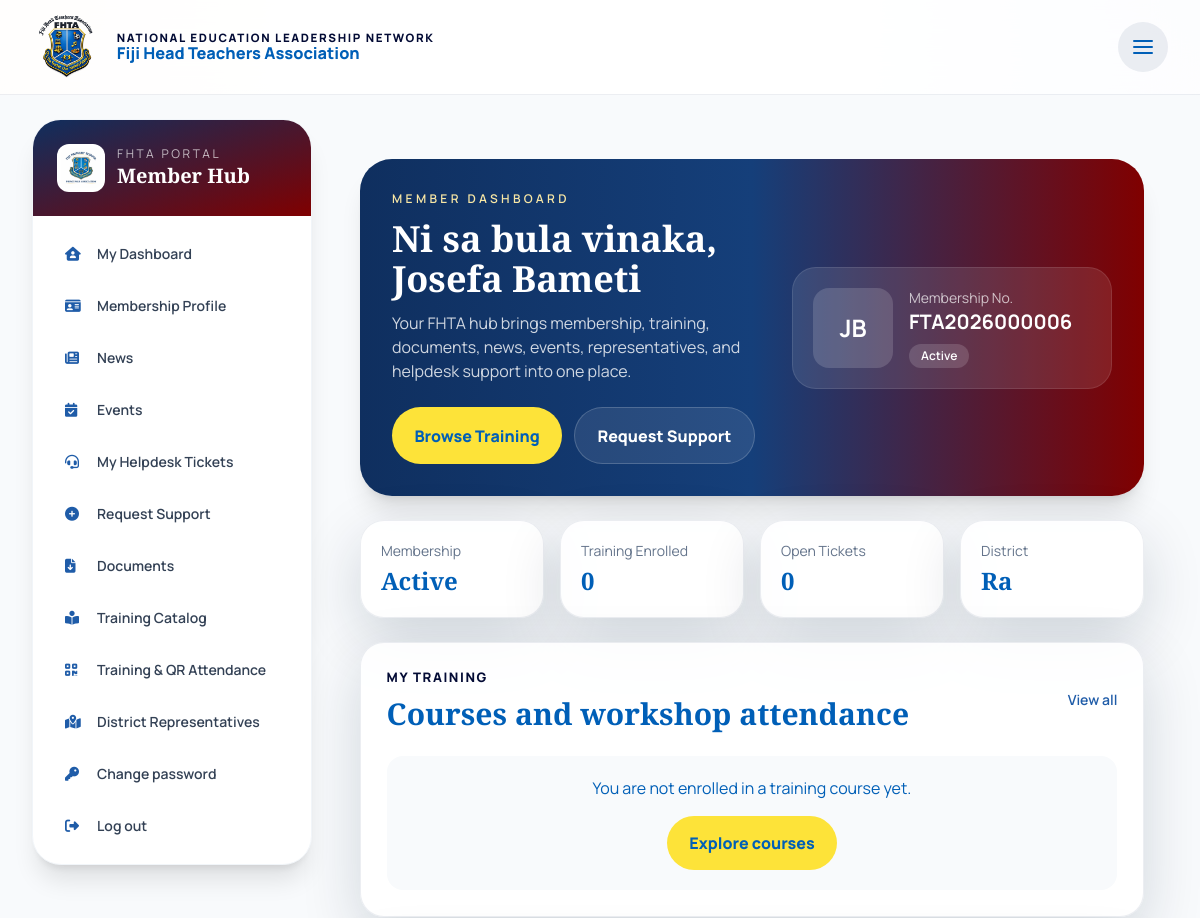
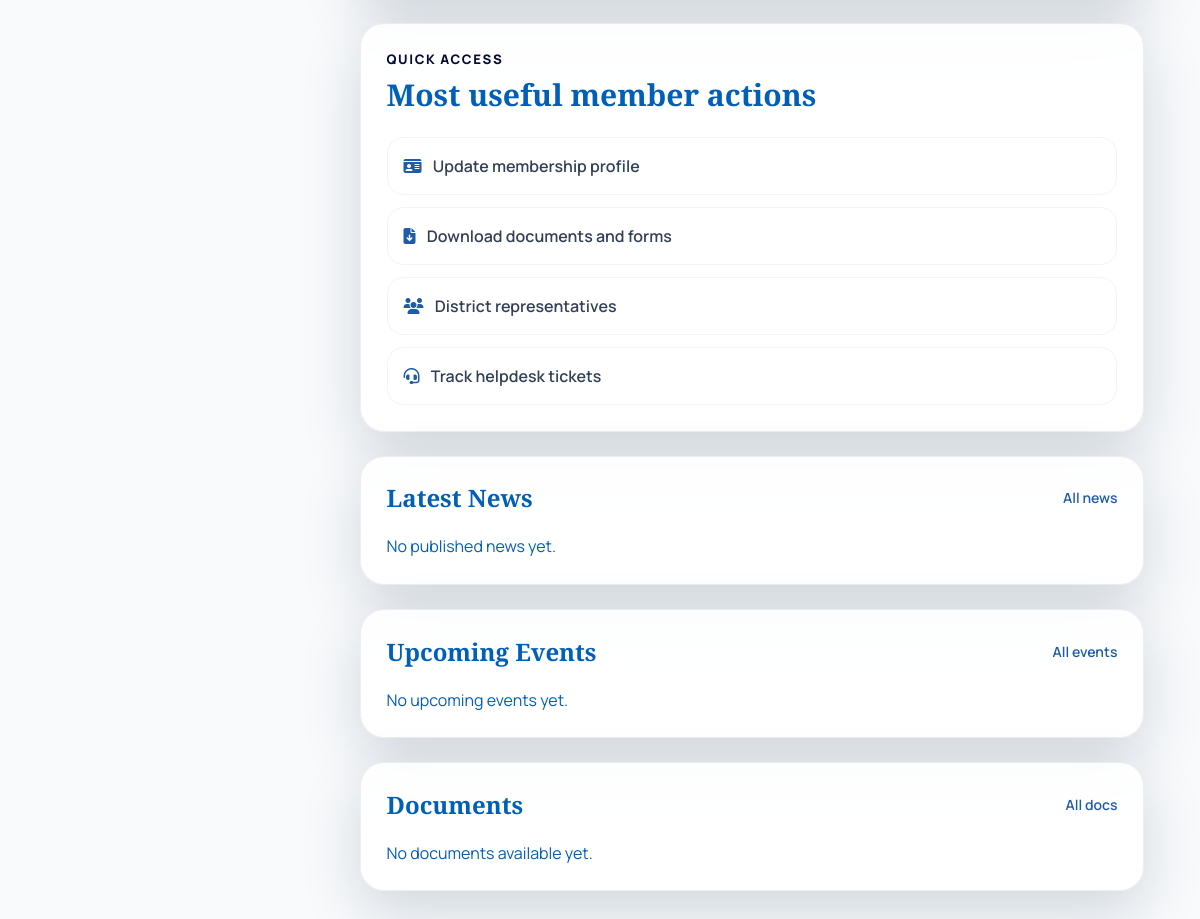
The page /membership/accounts/member-dashboard/ (signed in) on the database its author committed (2 pictures, top to bottom).
### membership/models.py (models this page shows, shortened)
class Member(models.Model):
    MEMBERSHIP_STATUS = [
        ('pending', 'Pending Approval'),
        ('active', 'Active'),
        ('suspended', 'Suspended'),
        ('inactive', 'Inactive'),
        ('returned', 'Returned for correction'),
        ('rejected', 'Rejected'),
    ]
    user = models.OneToOneField(settings.AUTH_USER_MODEL, on_delete=models.CASCADE, null=True, related_name="member_profile")
    membership_number = models.CharField(max_length=20, unique=True, blank=True)
    first_name = models.CharField(max_length=100,null=True)
    last_name = models.CharField(max_length=100, null=True)
    dob = models.DateField("Date of birth", null=True, blank=True)
    tpf_number = models.CharField(max_length=20, null=True)
    ftra_register_num = models.CharField("FTRA registration number", max_length=50, null=True, blank=True, db_index=True)
    email = models.EmailField(null=True)
    phone_number = models.CharField(max_length=20, null=True)
    residing_address = models.TextField(null=True)
    category = models.ForeignKey(MemberCategory, on_delete=models.CASCADE,null=True)
    district = models.ForeignKey('reps.District', on_delete=models.PROTECT, null=True, blank=True, related_name='members')
    school = models.CharField(max_length=300, blank=True, null=True)
    position = models.CharField(max_length=200, null=True)
    start_year = models.IntegerField(default=current_year)
    membership_status = models.CharField(max_length=20, choices=MEMBERSHIP_STATUS, default='pending')
    date_joined = models.DateTimeField(auto_now_add=True)
    profile_photo = models.ImageField(upload_to='member_photos/', null=True, blank=True)
    id_document = models.FileField(upload_to='member_documents/', null=True, blank=True)
    class Meta:
        ordering = ['tpf_number']
    @property
    def full_name(self):
        return f"{self.first_name or ''} {self.last_name or ''}".strip()

### accounts/models.py (models this page shows, shortened)
class CustomUser(AbstractUser):
    ROLE_CHOICES = (
        ('admin', 'Administrator'),
        ('staff', 'National Staff'),
        ('district_staff', 'District Staff'),
        ('member', 'Member'),
    )
    role = models.CharField(max_length=20, choices=ROLE_CHOICES, default='member')
    phone_number = models.CharField(max_length=15, blank=True)
    profile_picture = models.ImageField(upload_to='profile_pics/', blank=True)
    date_of_birth = models.DateField(null=True, blank=True)
    department = models.CharField(max_length=100, blank=True)
    position = models.CharField(max_length=100, blank=True)
    assigned_district = models.ForeignKey(
        'reps.District', null=True, blank=True, related_name='staff_members', on_delete=models.SET_NULL
    )

### reps/models.py (models this page shows, shortened)
class District(models.Model):
    name = models.CharField(max_length=120)
    slug = models.SlugField(unique=True)
    summary = models.TextField(blank=True)
    order = models.PositiveIntegerField(default=0)
    is_active = models.BooleanField(default=True)
    class Meta:
        ordering = ["order", "name"]

### accounts/views.py (the view)
# urls.py: path('member-dashboard/', views.member_dashboard, name='member_dashboard'),
@login_required
def member_dashboard(request):
    try:
        member = Member.objects.get(user=request.user)
    except Member.DoesNotExist:
        messages.warning(request, 'Please complete your member profile.')
        return redirect('complete_member_profile')
    if member.membership_status != 'active':
        return redirect('pending_approval')
    now = timezone.now()
    member_enrollments = Enrollment.objects.select_related(
        'course', 'selected_schedule',
    ).filter(member=member).order_by('-last_accessed_at', '-enrolled_at')[:4]
    featured_courses = Course.objects.filter(is_published=True).order_by('-is_featured', 'title')[:3]
    latest_news = News.objects.filter(is_published=True).order_by('-date_posted')[:3]
    upcoming_events = Event.objects.filter(status='published', start__gte=now).order_by('start')[:3]
    recent_documents = Document.objects.select_related('category').order_by('-date_posted')[:4]
    open_tickets = HelpdeskTicket.objects.filter(created_by=request.user).filter(
        Q(status__isnull=True) | Q(status__is_resolved=False)
    ).order_by('-created_at')[:3]
    upcoming_training_schedules = CourseSchedule.objects.select_related('course').filter(
        is_active=True,
        start_datetime__gte=now,
    ).order_by('start_datetime')[:3]
    context = {
        'member': member,
        'member_enrollments': member_enrollments,
        'featured_courses': featured_courses,
        'latest_news': latest_news,
        'upcoming_events': upcoming_events,
        'recent_documents': recent_documents,
        'open_tickets': open_tickets,
        'upcoming_training_schedules': upcoming_training_schedules,
    }
    return render(request, 'accounts/member_dashboard.html', context)

### templates/accounts/member_dashboard.html (shortened to what this page needs)
{% extends 'base.html' %}
{% load static %}
{% block content %}
<section class="min-h-screen bg-slate-50 py-10">
  <div class="max-w-7xl mx-auto px-4 sm:px-6">
    {% if not member %}
      <div class="rounded-2xl bg-yellow-50 border-l-4 border-yellow-400 p-5">
        <p class="text-yellow-800">No member data available. Please complete your profile.</p>
      </div>
    {% else %}
      <div class="space-y-6">
          <div class="rounded-[2rem] overflow-hidden bg-gradient-to-r from-[#0f2f5f] via-[#153f7a] to-[#800000] text-white shadow-xl">
            <div class="grid gap-6 lg:grid-cols-[1fr_320px] items-center p-6 lg:p-8">
              <div>
                <p class="uppercase tracking-[0.28em] text-xs text-[#f8e7a5] font-semibold">Member Dashboard</p>
                <h1 class="mt-3 text-3xl lg:text-4xl font-bold">Ni sa bula vinaka, {{ member.full_name|default:user.username }}</h1>
                <p class="mt-3 text-white/80 max-w-3xl">Your FHTA hub brings membership, training, documents, news, events, representatives, and helpdesk support into one place.</p>
                <div class="mt-6 flex flex-wrap gap-3">
                  <a href="{% url 'training:course_catalog' %}" class="hero-btn hero-btn-primary">Browse Training</a>
                  <a href="{% url 'helpdesk:create_ticket' %}" class="hero-btn hero-btn-secondary">Request Support</a>
                </div>
              </div>
              <div class="rounded-3xl bg-white/10 p-5 border border-white/10">
                <div class="flex items-center gap-4">
                  {% if member.profile_photo %}
                    <img src="{{ member.profile_photo.url }}" alt="{{ member.full_name }}" class="h-20 w-20 rounded-2xl object-cover border border-white/20">
                  {% else %}
                    <div class="h-20 w-20 rounded-2xl bg-white/15 flex items-center justify-center text-2xl font-bold">{{ member.first_name|slice:":1"|default:"F" }}{{ member.last_name|slice:":1"|default:"P" }}</div>
                  {% endif %}
                  <div>
                    <p class="text-sm text-white/70">Membership No.</p>
                    <p class="font-bold text-xl">{{ member.membership_number|default:'Pending' }}</p>
                    <span class="mt-2 inline-flex rounded-full bg-white/15 px-3 py-1 text-xs font-semibold">{{ member.get_membership_status_display }}</span>
                  </div>
                </div>
              </div>
            </div>
          </div>
          <div class="grid gap-4 md:grid-cols-4">
            <div class="info-card !p-5">
              <p class="text-sm text-slate-500">Membership</p>
              <h3 class="mt-1 text-2xl font-bold maroon-text">{{ member.get_membership_status_display }}</h3>
            </div>
            <div class="info-card !p-5">
              <p class="text-sm text-slate-500">Training Enrolled</p>
              <h3 class="mt-1 text-2xl font-bold maroon-text">{{ member_enrollments|length }}</h3>
            </div>
            <div class="info-card !p-5">
              <p class="text-sm text-slate-500">Open Tickets</p>
              <h3 class="mt-1 text-2xl font-bold maroon-text">{{ open_tickets|length }}</h3>
            </div>
            <div class="info-card !p-5">
              <p class="text-sm text-slate-500">District</p>
              <h3 class="mt-1 text-2xl font-bold maroon-text">{{ member.district.name|default:'District not assigned' }}</h3>
            </div>
          </div>
          <div class="grid gap-6 xl:grid-cols-[1.1fr_0.9fr]">
            <div class="info-card">
              <div class="flex items-center justify-between gap-4">
                <div>
                  <p class="section-kicker">My Training</p>
                  <h2 class="section-title mt-2 text-3xl">Courses and workshop attendance</h2>
                </div>
                <a href="{% url 'training:my_learning' %}" class="text-sm font-semibold text-[#1f5ca8]">View all</a>
              </div>
              <div class="mt-6 space-y-4">
                {% for enrollment in member_enrollments %}
                  <div class="rounded-2xl border border-slate-100 p-4">
                    <div class="flex flex-col md:flex-row md:items-center md:justify-between gap-3">
                      <div>
                        <h3 class="font-bold text-lg maroon-text">{{ enrollment.course.title }}</h3>
                        <p class="text-sm text-slate-500">{{ enrollment.progress_percent }}% complete • {{ enrollment.get_status_display }}</p>
                        {% if enrollment.selected_schedule %}
                          <p class="text-sm text-slate-500 mt-1">{{ enrollment.selected_schedule.title }} • {{ enrollment.selected_schedule.start_datetime|date:"d M Y H:i" }}</p>
                        {% endif %}
                      </div>
                      <div class="flex flex-wrap gap-2">
                        <a href="{% url 'training:learning_detail' enrollment.id %}" class="hero-btn hero-btn-primary !px-4 !py-2">Continue</a>
                        {% if enrollment.selected_schedule and enrollment.selected_schedule.qr_checkin_enabled %}
                          <a href="{% url 'training:attendance_checkin' enrollment.selected_schedule.id enrollment.selected_schedule.attendance_qr_token %}" class="hero-btn hero-btn-secondary !px-4 !py-2 !text-[#0f2f5f] !border-[#0f2f5f]/10 !bg-[#0f2f5f]/5">QR Check-In</a>
                        {% endif %}
                      </div>
                    </div>
                    <div class="mt-3 h-2 rounded-full bg-slate-100 overflow-hidden">
                      <div class="h-full bg-[#1f5ca8]" style="width: {{ enrollment.progress_percent }}%"></div>
                    </div>
                  </div>
                {% empty %}
                  <div class="rounded-2xl bg-slate-50 p-5 text-center">
                    <p class="section-copy">You are not enrolled in a training course yet.</p>
                    <a href="{% url 'training:course_catalog' %}" class="mt-4 inline-flex hero-btn hero-btn-primary">Explore courses</a>
                  </div>
                {% endfor %}
              </div>
            </div>
            <div class="info-card">
              <p class="section-kicker">Quick Access</p>
              <h2 class="section-title mt-2 text-3xl">Most useful member actions</h2>
              <div class="mt-6 grid gap-3">
                <a href="{% url 'profile' %}" class="rounded-2xl border border-slate-100 p-4 hover:bg-slate-50 font-semibold text-slate-700"><i class="fas fa-id-card text-[#1f5ca8] mr-2"></i> Update membership profile</a>
                <a href="{% url 'documents:public_downloads' %}" class="rounded-2xl border border-slate-100 p-4 hover:bg-slate-50 font-semibold text-slate-700"><i class="fas fa-file-arrow-down text-[#1f5ca8] mr-2"></i> Download documents and forms</a>
                <a href="{% url 'reps:district_representatives' %}" class="rounded-2xl border border-slate-100 p-4 hover:bg-slate-50 font-semibold text-slate-700"><i class="fas fa-users text-[#1f5ca8] mr-2"></i> District representatives</a>
                <a href="{% url 'helpdesk:ticket_list' %}" class="rounded-2xl border border-slate-100 p-4 hover:bg-slate-50 font-semibold text-slate-700"><i class="fas fa-headset text-[#1f5ca8] mr-2"></i> Track helpdesk tickets</a>
              </div>
            </div>
          </div>
          <div class="grid gap-6 xl:grid-cols-3">
            <div class="info-card">
              <div class="flex items-center justify-between">
                <h2 class="text-2xl font-bold maroon-text">Latest News</h2>
                <a href="{% url 'news:news_list' %}" class="text-sm font-semibold text-[#1f5ca8]">All news</a>
              </div>
              <div class="mt-5 space-y-4">
                {% for news in latest_news %}
                  <a href="{% url 'news:news_detail' news.slug %}" class="block rounded-2xl border border-slate-100 p-4 hover:bg-slate-50">
                    <p class="text-xs text-[#1f5ca8] font-semibold">{{ news.date_posted|date:"d M Y" }}</p>
                    <h3 class="mt-1 font-bold text-slate-800">{{ news.title }}</h3>
                  </a>
                {% empty %}
                  <p class="section-copy">No published news yet.</p>
                {% endfor %}
              </div>
            </div>
            <div class="info-card">
              <div class="flex items-center justify-between">
                <h2 class="text-2xl font-bold maroon-text">Upcoming Events</h2>
                <a href="{% url 'events:list' %}" class="text-sm font-semibold text-[#1f5ca8]">All events</a>
              </div>
              <div class="mt-5 space-y-4">
                {% for event in upcoming_events %}
                  <a href="{% url 'events:detail' event.slug %}" class="block rounded-2xl border border-slate-100 p-4 hover:bg-slate-50">
                    <p class="text-xs text-[#1f5ca8] font-semibold">{{ event.start|date:"d M Y H:i" }}</p>
                    <h3 class="mt-1 font-bold text-slate-800">{{ event.title }}</h3>
                  </a>
                {% empty %}
                  <p class="section-copy">No upcoming events yet.</p>
                {% endfor %}
              </div>
            </div>
            <div class="info-card">
              <div class="flex items-center justify-between">
                <h2 class="text-2xl font-bold maroon-text">Documents</h2>
                <a href="{% url 'documents:public_downloads' %}" class="text-sm font-semibold text-[#1f5ca8]">All docs</a>
              </div>
              <div class="mt-5 space-y-4">
                {% for document in recent_documents %}
                  <a href="{% url 'documents:document_detail' document.pk %}" class="block rounded-2xl border border-slate-100 p-4 hover:bg-slate-50">
                    <p class="text-xs text-[#1f5ca8] font-semibold">{{ document.date_posted|date:"d M Y" }}</p>
                    <h3 class="mt-1 font-bold text-slate-800">{{ document.title }}</h3>
                  </a>
                {% empty %}
                  <p class="section-copy">No documents available yet.</p>
                {% endfor %}
              </div>
            </div>
          </div>
      </div>
    {% endif %}
  </div>
</section>
{% endblock %}

### rows shown on the page
Member: full_name "Josefa Bameti", first_name "J", last_name "B", membership_number "FTA2026000006", membership_status "Active", district.name "Ra"

### other values the page prints
{{ member_enrollments|length }} "0"
{{ open_tickets|length }} "0"
